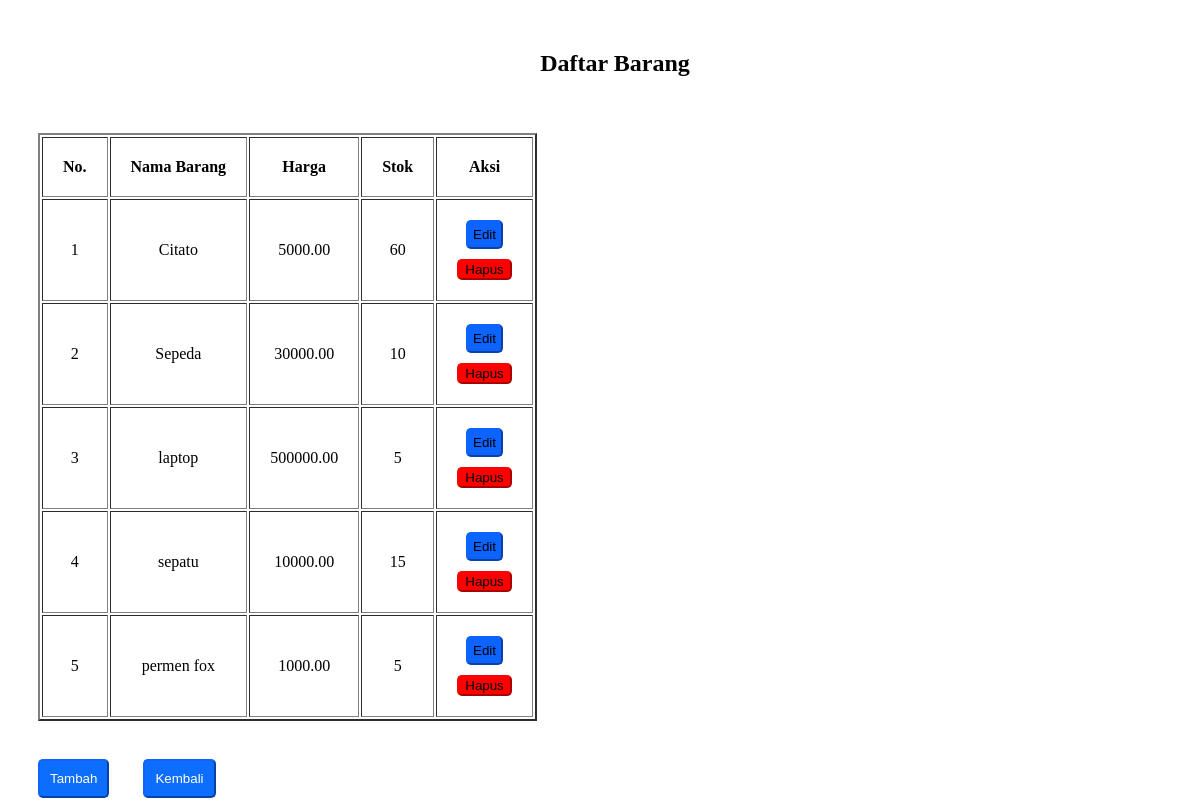
Page /ukk/admin/barang.php on the committed database.
### tables this page shows
CREATE TABLE `produk` (
  `ProdukID` int(11) NOT NULL,
  `NamaProduk` varchar(255) NOT NULL,
  `Harga` decimal(10,2) NOT NULL,
  `Stok` int(11) NOT NULL
);

### ukk/admin/barang.php (the view, shortened to what this page needs)
<?php
include '../koneksi.php';
$query = "SELECT * FROM produk";
$result = $conn->query($query);
?>
<!DOCTYPE html>
<html lang="en">
<head>
    <link rel="stylesheet" href="br.css">
</head>
<body>
    <div class="container">
        <h2>Daftar Barang</h2>
        <br>
        <br>
        <table border="2" cellpadding="20" class="table">
            <tr>
                <th>No.</th>
                <th>Nama Barang</th>
                <th>Harga</th>
                <th>Stok</th>
                <th>Aksi</th>
</tr>
    <?php $i=1;?>
    <?php while( $row = mysqli_fetch_assoc($result) ) : ?>
            <tr>
                <td><?= $i++;?></td>
                <td><?= $row ["NamaProduk"];?></td>
                <td><?= $row ["Harga"];?></td>
                <td><?= $row ["Stok"];?></td>
                <td>
                    <a href="edit.php?produkid=<?= $row['ProdukID'];?>">
                    <button class="edit">Edit</button></a>
                    <form onsubmit="return confirm('Hapus Nih?');" action="hapus.php?ProdukID=<?= $row['ProdukID'];?>" method="post">
                    <button class="hapus" style="margin-top: 10px;">Hapus</button>
                    </form>
                </td>
            </tr>
        <?php endwhile;?>
        </table>
        <br />
    </div>
    <a href="tambah.php"><button class="tambah" style="margin-top: 20px;">Tambah</button></a>
    <a href="index.php"><button class="tambah" style="margin-top: 20px;">Kembali</button></a>
</body>
</html>

### ukk/admin/br.css (style rules this page uses)
.container { text-align: center; margin-top: 50px; margin-left: 30px; }
.tambah { margin-left: 30px; background-color: #0d6efd; border-color: #0d63fd; display: inline-block; padding: 10px; border-radius: 5px; cursor: pointer; color: #fff; }
.edit { background-color: #0d63fd; border-color: #0d63fd; border-radius: 5px; cursor: pointer; vertical-align: middle; padding: 5px; }
.hapus { background-color: red; border-color: red; border-radius: 5px; cursor: pointer; vertical-align: middle; }

### rows in the picture
produk: NamaProduk "Citato", Harga "5000.00", Stok "60"
produk: NamaProduk "Sepeda", Harga "30000.00", Stok "10"
produk: NamaProduk "laptop", Harga "500000.00", Stok "5"
produk: NamaProduk "sepatu", Harga "10000.00", Stok "15"
produk: NamaProduk "permen fox", Harga "1000.00", Stok "5"
